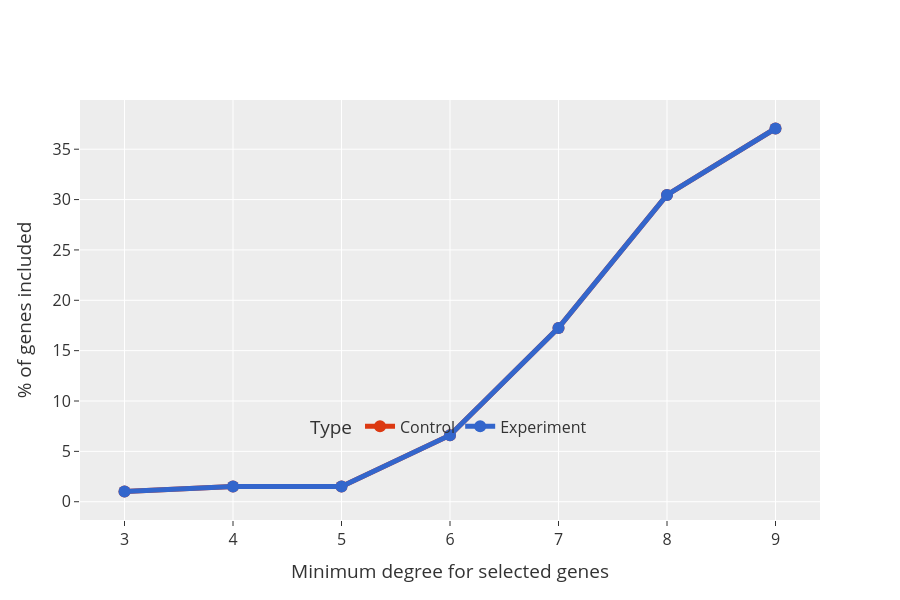

Write notebook code for a chart like this one.
### Code cell
fig = px.line(
    comb_chgs,
    x="TF_edges",
    y="Prct_mean",
    error_y="Prct_std",
    color="Type",
    color_discrete_map=color_map,
    markers=True,
    title="% TF used in calculating the MEV",
    height=600,
)
fig.update_layout(
    legend=dict(
        orientation="h",
        # title="Type",
        yanchor="bottom",
        y=0.18,
        xanchor="center",
        x=0.5,
        bgcolor="rgba(0,0,0,0)",
        font=dict(size=16),
    ),
    title="",
    xaxis=dict(
        tickfont=dict(size=16),
        title_font=dict(
            size=16,
        ),
        title="Minimum degree for selected genes",
    ),
    yaxis=dict(
        tickfont=dict(size=16),
        title_font=dict(
            size=16,
        ),
        title="% of genes included",
        # range=[0, 90],
    ),
    font=dict(size=16),
)
# fig = fig.update_yaxes(title_text="% of genes included", range=[0, 105], tickfont=dict(size=14), title_font=dict(size=16))
fig.update_traces(line_width=5, marker_size=12, error_y=dict(width=5))

fig.show()

### Figure 1 — Plotly figure (JSON) as saved in the notebook; plotly's stock layout.template omitted (floating-point values rounded to 4 significant figures)
{"data": [{"error_y": {"array": [0, 0, 0, 0, 0, 3.972e-15, 0], "width": 5}, "hovertemplate": "Type=Control<br>TF_edges=%{x}<br>Prct_mean=%{y}<extra></extra>", "legendgroup": "Control", "line": {"color": "#DC3912", "dash": "solid", "width": 5}, "marker": {"size": 12, "symbol": "circle"}, "mode": "lines+markers", "name": "Control", "orientation": "v", "showlegend": true, "type": "scatter", "x": ["3", "4", "5", "6", "7", "8", "9"], "xaxis": "x", "y": [1.015, 1.523, 1.523, 6.599, 17.26, 30.46, 37.06], "yaxis": "y"}, {"error_y": {"array": [0, 0, 0, 0, 0, 0, 0], "width": 5}, "hovertemplate": "Type=Experiment<br>TF_edges=%{x}<br>Prct_mean=%{y}<extra></extra>", "legendgroup": "Experiment", "line": {"color": "#3366CC", "dash": "solid", "width": 5}, "marker": {"size": 12, "symbol": "circle"}, "mode": "lines+markers", "name": "Experiment", "orientation": "v", "showlegend": true, "type": "scatter", "x": ["3", "4", "5", "6", "7", "8", "9"], "xaxis": "x", "y": [1.015, 1.523, 1.523, 6.599, 17.26, 30.46, 37.06], "yaxis": "y"}], "layout": {"font": {"size": 16}, "height": 600, "legend": {"bgcolor": "rgba(0,0,0,0)", "font": {"size": 16}, "orientation": "h", "title": {"text": "Type"}, "tracegroupgap": 0, "x": 0.5, "xanchor": "center", "y": 0.18, "yanchor": "bottom"}, "title": {"text": ""}, "xaxis": {"anchor": "y", "domain": [0, 1], "tickfont": {"size": 16}, "title": {"text": "Minimum degree for selected genes"}}, "yaxis": {"anchor": "x", "domain": [0, 1], "tickfont": {"size": 16}, "title": {"text": "% of genes included"}}}}
